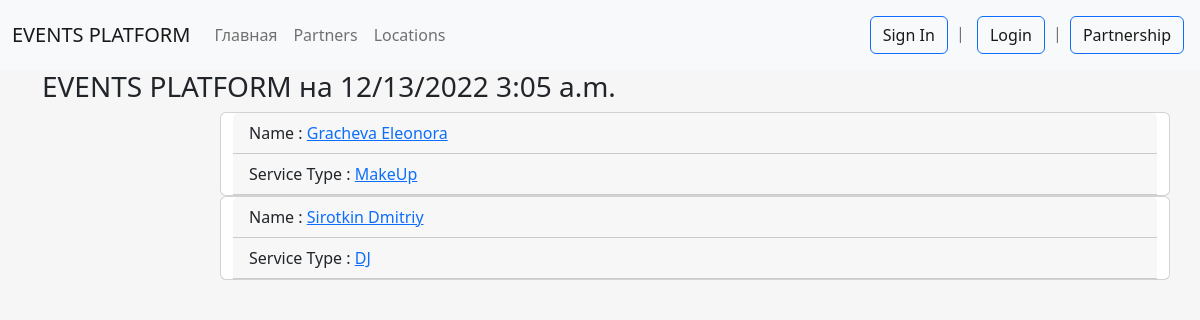
Page /contact/ on the committed database.
### events/models.py (models this page shows)
class BaseUser(models.Model):
    username = models.CharField(max_length=40, verbose_name='Никнейм')
    description = models.TextField(blank=True, verbose_name='Описание')  # can be empty
    created_at = models.DateTimeField(auto_now_add=True,
                                      verbose_name='Дата регистрации')  # only in first attempt rewrite date
    email = models.EmailField(blank=True, max_length=60)
    class Meta:
        abstract = True

class UserPartner(BaseUser):  # vendors
    name = models.CharField(max_length=50, verbose_name='Имя')
    surname = models.CharField(max_length=60, verbose_name='Фамилия')
    phone = models.CharField(max_length=12, verbose_name='Телефон')
    location = models.CharField(max_length=255, choices=Locations.choices, default=Locations.MOSCOW, blank=False,
                                verbose_name='Локация')
    service_type = models.CharField(max_length=255, choices=ServiceTypes.choices, blank=False,
                                    verbose_name='Тип услуги')
    def __str__(self):
        return f'{self.surname} {self.name}'
    def get_absolute_url(self):
        return reverse_lazy('vendor', kwargs={'id_partner': self.pk})
    class Meta:
        verbose_name = 'Партнёр'
        verbose_name_plural = 'Партнёры'

### events/views.py (the view)
# urls.py: path('contact/', ViewPartners.as_view(), name='contact'),
class ViewPartners(ListView):
    model = UserPartner
    template_name = 'events/view_partners.html'
    extra_context = {'title': 'EVENTS PLATFORM',
                     'partners': UserPartner.objects.all()
                     }

### events/templates/events/view_partners.html (shortened to what this page needs)
{% extends 'base.html' %}
{% block maintitle %}
<div class="col-md-12">
    <h3>{{ title }} на {% now "SHORT_DATETIME_FORMAT" %}</h3>
</div>
{% endblock maintitle%}
{% block content %}
{% for partner in partners %}
<div class="card col-md-10 ms-auto">
    <div class="card-header">
        Name : <a href="{{ partner.get_absolute_url}}">{{ partner }} </a>
    </div>
    <div class="card-header">
        Service Type : <a href="#">{{partner.service_type}} </a>
    </div>
</div>
{% endfor %}
{% endblock %}

### rows in the picture
UserPartner: surname+name "Gracheva Eleonora", service_type "MakeUp"
UserPartner: surname+name "Sirotkin Dmitriy", service_type "DJ"

### other values in the picture
{{ title }} "EVENTS PLATFORM"
